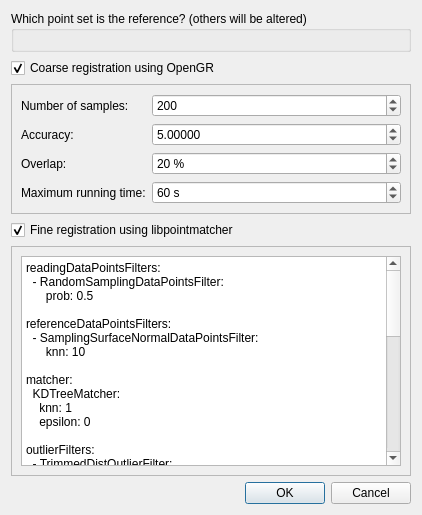
<?xml version="1.0" encoding="UTF-8"?>
<ui version="4.0">
 <class>RegisterPointSetsDialog</class>
 <widget class="QDialog" name="RegisterPointSetsDialog">
  <property name="geometry">
   <rect>
    <x>0</x>
    <y>0</y>
    <width>418</width>
    <height>515</height>
   </rect>
  </property>
  <property name="windowTitle">
   <string>Register point sets</string>
  </property>
  <layout class="QVBoxLayout" name="verticalLayout_2">
   <item>
    <widget class="QGroupBox" name="groupBox">
     <property name="title">
      <string>Which point set is the reference? (others will be altered)</string>
     </property>
     <layout class="QVBoxLayout" name="verticalLayout">
      <item>
       <layout class="QFormLayout" name="pointSets"/>
      </item>
     </layout>
    </widget>
   </item>
   <item>
    <widget class="QCheckBox" name="coarseRegistration">
     <property name="text">
      <string>Coarse registration using OpenGR</string>
     </property>
     <property name="checked">
      <bool>true</bool>
     </property>
    </widget>
   </item>
   <item>
    <widget class="QFrame" name="opengr_frame">
     <property name="frameShape">
      <enum>QFrame::StyledPanel</enum>
     </property>
     <property name="frameShadow">
      <enum>QFrame::Raised</enum>
     </property>
     <layout class="QHBoxLayout" name="horizontalLayout">
      <item>
       <layout class="QFormLayout" name="formLayout">
        <item row="0" column="0">
         <widget class="QLabel" name="numberOfSamplesLabel">
          <property name="text">
           <string>Number of samples:</string>
          </property>
         </widget>
        </item>
        <item row="0" column="1">
         <widget class="QSpinBox" name="numberOfSamplesSpinBox">
          <property name="minimum">
           <number>3</number>
          </property>
          <property name="maximum">
           <number>10000000</number>
          </property>
          <property name="value">
           <number>200</number>
          </property>
         </widget>
        </item>
        <item row="1" column="0">
         <widget class="QLabel" name="accuracyLabel">
          <property name="text">
           <string>Accuracy:</string>
          </property>
         </widget>
        </item>
        <item row="1" column="1">
         <widget class="QDoubleSpinBox" name="accuracyDoubleSpinBox">
          <property name="decimals">
           <number>5</number>
          </property>
          <property name="minimum">
           <double>0.000010000000000</double>
          </property>
          <property name="maximum">
           <double>100000.000000000000000</double>
          </property>
          <property name="singleStep">
           <double>0.100000000000000</double>
          </property>
          <property name="value">
           <double>5.000000000000000</double>
          </property>
         </widget>
        </item>
        <item row="2" column="0">
         <widget class="QLabel" name="overlapLabel">
          <property name="text">
           <string>Overlap:</string>
          </property>
         </widget>
        </item>
        <item row="3" column="0">
         <widget class="QLabel" name="maximumRunningTimeLabel">
          <property name="text">
           <string>Maximum running time:</string>
          </property>
         </widget>
        </item>
        <item row="3" column="1">
         <widget class="QSpinBox" name="maximumRunningTimeSpinBox">
          <property name="suffix">
           <string> s</string>
          </property>
          <property name="minimum">
           <number>1</number>
          </property>
          <property name="maximum">
           <number>36000</number>
          </property>
          <property name="value">
           <number>60</number>
          </property>
         </widget>
        </item>
        <item row="2" column="1">
         <widget class="QSpinBox" name="overlapSpinBox">
          <property name="suffix">
           <string> %</string>
          </property>
          <property name="minimum">
           <number>1</number>
          </property>
          <property name="maximum">
           <number>100</number>
          </property>
          <property name="singleStep">
           <number>10</number>
          </property>
          <property name="value">
           <number>20</number>
          </property>
         </widget>
        </item>
       </layout>
      </item>
     </layout>
    </widget>
   </item>
   <item>
    <widget class="QCheckBox" name="fineRegistration">
     <property name="text">
      <string>Fine registration using libpointmatcher</string>
     </property>
     <property name="checked">
      <bool>true</bool>
     </property>
    </widget>
   </item>
   <item>
    <widget class="QScrollArea" name="pointmatcher_frame">
     <property name="sizePolicy">
      <sizepolicy hsizetype="MinimumExpanding" vsizetype="Expanding">
       <horstretch>0</horstretch>
       <verstretch>0</verstretch>
      </sizepolicy>
     </property>
     <property name="minimumSize">
      <size>
       <width>400</width>
       <height>200</height>
      </size>
     </property>
     <property name="widgetResizable">
      <bool>true</bool>
     </property>
     <widget class="QWidget" name="scrollAreaWidgetContents">
      <property name="geometry">
       <rect>
        <x>0</x>
        <y>0</y>
        <width>398</width>
        <height>198</height>
       </rect>
      </property>
      <layout class="QHBoxLayout" name="horizontalLayout_2">
       <item>
        <widget class="QTextEdit" name="config">
         <property name="html">
          <string>&lt;!DOCTYPE HTML PUBLIC &quot;-//W3C//DTD HTML 4.0//EN&quot; &quot;http://www.w3.org/TR/REC-html40/strict.dtd&quot;&gt;
&lt;html&gt;&lt;head&gt;&lt;meta name=&quot;qrichtext&quot; content=&quot;1&quot; /&gt;&lt;style type=&quot;text/css&quot;&gt;
p, li { white-space: pre-wrap; }
&lt;/style&gt;&lt;/head&gt;&lt;body style=&quot; font-family:'Noto Sans'; font-size:9pt; font-weight:400; font-style:normal;&quot;&gt;
&lt;p style=&quot; margin-top:12px; margin-bottom:0px; margin-left:0px; margin-right:0px; -qt-block-indent:0; text-indent:0px;&quot;&gt;&lt;span style=&quot; font-family:'Courier New,courier';&quot;&gt;readingDataPointsFilters:&lt;/span&gt;&lt;/p&gt;
&lt;p style=&quot; margin-top:0px; margin-bottom:0px; margin-left:0px; margin-right:0px; -qt-block-indent:0; text-indent:0px;&quot;&gt;&lt;span style=&quot; font-family:'Courier New,courier';&quot;&gt;  - RandomSamplingDataPointsFilter:&lt;/span&gt;&lt;/p&gt;
&lt;p style=&quot; margin-top:0px; margin-bottom:0px; margin-left:0px; margin-right:0px; -qt-block-indent:0; text-indent:0px;&quot;&gt;&lt;span style=&quot; font-family:'Courier New,courier';&quot;&gt;      prob: 0.5&lt;/span&gt;&lt;/p&gt;
&lt;p style=&quot;-qt-paragraph-type:empty; margin-top:0px; margin-bottom:0px; margin-left:0px; margin-right:0px; -qt-block-indent:0; text-indent:0px; font-family:'Courier New,courier';&quot;&gt;&lt;br /&gt;&lt;/p&gt;
&lt;p style=&quot; margin-top:0px; margin-bottom:0px; margin-left:0px; margin-right:0px; -qt-block-indent:0; text-indent:0px;&quot;&gt;&lt;span style=&quot; font-family:'Courier New,courier';&quot;&gt;referenceDataPointsFilters:&lt;/span&gt;&lt;/p&gt;
&lt;p style=&quot; margin-top:0px; margin-bottom:0px; margin-left:0px; margin-right:0px; -qt-block-indent:0; text-indent:0px;&quot;&gt;&lt;span style=&quot; font-family:'Courier New,courier';&quot;&gt;  - SamplingSurfaceNormalDataPointsFilter:&lt;/span&gt;&lt;/p&gt;
&lt;p style=&quot; margin-top:0px; margin-bottom:0px; margin-left:0px; margin-right:0px; -qt-block-indent:0; text-indent:0px;&quot;&gt;&lt;span style=&quot; font-family:'Courier New,courier';&quot;&gt;      knn: 10&lt;/span&gt;&lt;/p&gt;
&lt;p style=&quot;-qt-paragraph-type:empty; margin-top:0px; margin-bottom:0px; margin-left:0px; margin-right:0px; -qt-block-indent:0; text-indent:0px; font-family:'Courier New,courier';&quot;&gt;&lt;br /&gt;&lt;/p&gt;
&lt;p style=&quot; margin-top:0px; margin-bottom:0px; margin-left:0px; margin-right:0px; -qt-block-indent:0; text-indent:0px;&quot;&gt;&lt;span style=&quot; font-family:'Courier New,courier';&quot;&gt;matcher:&lt;/span&gt;&lt;/p&gt;
&lt;p style=&quot; margin-top:0px; margin-bottom:0px; margin-left:0px; margin-right:0px; -qt-block-indent:0; text-indent:0px;&quot;&gt;&lt;span style=&quot; font-family:'Courier New,courier';&quot;&gt;  KDTreeMatcher:&lt;/span&gt;&lt;/p&gt;
&lt;p style=&quot; margin-top:0px; margin-bottom:0px; margin-left:0px; margin-right:0px; -qt-block-indent:0; text-indent:0px;&quot;&gt;&lt;span style=&quot; font-family:'Courier New,courier';&quot;&gt;    knn: 1&lt;/span&gt;&lt;/p&gt;
&lt;p style=&quot; margin-top:0px; margin-bottom:0px; margin-left:0px; margin-right:0px; -qt-block-indent:0; text-indent:0px;&quot;&gt;&lt;span style=&quot; font-family:'Courier New,courier';&quot;&gt;    epsilon: 0 &lt;/span&gt;&lt;/p&gt;
&lt;p style=&quot;-qt-paragraph-type:empty; margin-top:0px; margin-bottom:0px; margin-left:0px; margin-right:0px; -qt-block-indent:0; text-indent:0px; font-family:'Courier New,courier';&quot;&gt;&lt;br /&gt;&lt;/p&gt;
&lt;p style=&quot; margin-top:0px; margin-bottom:0px; margin-left:0px; margin-right:0px; -qt-block-indent:0; text-indent:0px;&quot;&gt;&lt;span style=&quot; font-family:'Courier New,courier';&quot;&gt;outlierFilters:&lt;/span&gt;&lt;/p&gt;
&lt;p style=&quot; margin-top:0px; margin-bottom:0px; margin-left:0px; margin-right:0px; -qt-block-indent:0; text-indent:0px;&quot;&gt;&lt;span style=&quot; font-family:'Courier New,courier';&quot;&gt;  - TrimmedDistOutlierFilter:&lt;/span&gt;&lt;/p&gt;
&lt;p style=&quot; margin-top:0px; margin-bottom:0px; margin-left:0px; margin-right:0px; -qt-block-indent:0; text-indent:0px;&quot;&gt;&lt;span style=&quot; font-family:'Courier New,courier';&quot;&gt;      ratio: 0.75&lt;/span&gt;&lt;/p&gt;
&lt;p style=&quot;-qt-paragraph-type:empty; margin-top:0px; margin-bottom:0px; margin-left:0px; margin-right:0px; -qt-block-indent:0; text-indent:0px; font-family:'Courier New,courier';&quot;&gt;&lt;br /&gt;&lt;/p&gt;
&lt;p style=&quot; margin-top:0px; margin-bottom:0px; margin-left:0px; margin-right:0px; -qt-block-indent:0; text-indent:0px;&quot;&gt;&lt;span style=&quot; font-family:'Courier New,courier';&quot;&gt;errorMinimizer:&lt;/span&gt;&lt;/p&gt;
&lt;p style=&quot; margin-top:0px; margin-bottom:0px; margin-left:0px; margin-right:0px; -qt-block-indent:0; text-indent:0px;&quot;&gt;&lt;span style=&quot; font-family:'Courier New,courier';&quot;&gt;  PointToPlaneErrorMinimizer&lt;/span&gt;&lt;/p&gt;
&lt;p style=&quot;-qt-paragraph-type:empty; margin-top:0px; margin-bottom:0px; margin-left:0px; margin-right:0px; -qt-block-indent:0; text-indent:0px; font-family:'Courier New,courier';&quot;&gt;&lt;br /&gt;&lt;/p&gt;
&lt;p style=&quot; margin-top:0px; margin-bottom:0px; margin-left:0px; margin-right:0px; -qt-block-indent:0; text-indent:0px;&quot;&gt;&lt;span style=&quot; font-family:'Courier New,courier';&quot;&gt;transformationCheckers:&lt;/span&gt;&lt;/p&gt;
&lt;p style=&quot; margin-top:0px; margin-bottom:0px; margin-left:0px; margin-right:0px; -qt-block-indent:0; text-indent:0px;&quot;&gt;&lt;span style=&quot; font-family:'Courier New,courier';&quot;&gt;  - CounterTransformationChecker:&lt;/span&gt;&lt;/p&gt;
&lt;p style=&quot; margin-top:0px; margin-bottom:0px; margin-left:0px; margin-right:0px; -qt-block-indent:0; text-indent:0px;&quot;&gt;&lt;span style=&quot; font-family:'Courier New,courier';&quot;&gt;      maxIterationCount: 40&lt;/span&gt;&lt;/p&gt;
&lt;p style=&quot; margin-top:0px; margin-bottom:0px; margin-left:0px; margin-right:0px; -qt-block-indent:0; text-indent:0px;&quot;&gt;&lt;span style=&quot; font-family:'Courier New,courier';&quot;&gt;  - DifferentialTransformationChecker:&lt;/span&gt;&lt;/p&gt;
&lt;p style=&quot; margin-top:0px; margin-bottom:0px; margin-left:0px; margin-right:0px; -qt-block-indent:0; text-indent:0px;&quot;&gt;&lt;span style=&quot; font-family:'Courier New,courier';&quot;&gt;      minDiffRotErr: 0.001&lt;/span&gt;&lt;/p&gt;
&lt;p style=&quot; margin-top:0px; margin-bottom:0px; margin-left:0px; margin-right:0px; -qt-block-indent:0; text-indent:0px;&quot;&gt;&lt;span style=&quot; font-family:'Courier New,courier';&quot;&gt;      minDiffTransErr: 0.01&lt;/span&gt;&lt;/p&gt;
&lt;p style=&quot; margin-top:0px; margin-bottom:0px; margin-left:0px; margin-right:0px; -qt-block-indent:0; text-indent:0px;&quot;&gt;&lt;span style=&quot; font-family:'Courier New,courier';&quot;&gt;      smoothLength: 4   &lt;/span&gt;&lt;/p&gt;
&lt;p style=&quot;-qt-paragraph-type:empty; margin-top:0px; margin-bottom:0px; margin-left:0px; margin-right:0px; -qt-block-indent:0; text-indent:0px; font-family:'Courier New,courier';&quot;&gt;&lt;br /&gt;&lt;/p&gt;
&lt;p style=&quot; margin-top:0px; margin-bottom:0px; margin-left:0px; margin-right:0px; -qt-block-indent:0; text-indent:0px;&quot;&gt;&lt;span style=&quot; font-family:'Courier New,courier';&quot;&gt;inspector:&lt;/span&gt;&lt;/p&gt;
&lt;p style=&quot; margin-top:0px; margin-bottom:0px; margin-left:0px; margin-right:0px; -qt-block-indent:0; text-indent:0px;&quot;&gt;&lt;span style=&quot; font-family:'Courier New,courier';&quot;&gt; VTKFileInspector:&lt;/span&gt;&lt;/p&gt;
&lt;p style=&quot; margin-top:0px; margin-bottom:0px; margin-left:0px; margin-right:0px; -qt-block-indent:0; text-indent:0px;&quot;&gt;&lt;span style=&quot; font-family:'Courier New,courier';&quot;&gt;     baseFileName: pointmatcher-run1&lt;/span&gt;&lt;/p&gt;
&lt;p style=&quot; margin-top:0px; margin-bottom:0px; margin-left:0px; margin-right:0px; -qt-block-indent:0; text-indent:0px;&quot;&gt;&lt;span style=&quot; font-family:'Courier New,courier';&quot;&gt;     dumpPerfOnExit: 0&lt;/span&gt;&lt;/p&gt;
&lt;p style=&quot; margin-top:0px; margin-bottom:0px; margin-left:0px; margin-right:0px; -qt-block-indent:0; text-indent:0px;&quot;&gt;&lt;span style=&quot; font-family:'Courier New,courier';&quot;&gt;     dumpStats: 0&lt;/span&gt;&lt;/p&gt;
&lt;p style=&quot; margin-top:0px; margin-bottom:0px; margin-left:0px; margin-right:0px; -qt-block-indent:0; text-indent:0px;&quot;&gt;&lt;span style=&quot; font-family:'Courier New,courier';&quot;&gt;     dumpIterationInfo: 1 &lt;/span&gt;&lt;/p&gt;
&lt;p style=&quot; margin-top:0px; margin-bottom:0px; margin-left:0px; margin-right:0px; -qt-block-indent:0; text-indent:0px;&quot;&gt;&lt;span style=&quot; font-family:'Courier New,courier';&quot;&gt;     dumpDataLinks: 0 &lt;/span&gt;&lt;/p&gt;
&lt;p style=&quot; margin-top:0px; margin-bottom:0px; margin-left:0px; margin-right:0px; -qt-block-indent:0; text-indent:0px;&quot;&gt;&lt;span style=&quot; font-family:'Courier New,courier';&quot;&gt;     dumpReading: 0 &lt;/span&gt;&lt;/p&gt;
&lt;p style=&quot; margin-top:0px; margin-bottom:0px; margin-left:0px; margin-right:0px; -qt-block-indent:0; text-indent:0px;&quot;&gt;&lt;span style=&quot; font-family:'Courier New,courier';&quot;&gt;     dumpReference: 0 &lt;/span&gt;&lt;/p&gt;
&lt;p style=&quot;-qt-paragraph-type:empty; margin-top:0px; margin-bottom:0px; margin-left:0px; margin-right:0px; -qt-block-indent:0; text-indent:0px; font-family:'Courier New,courier';&quot;&gt;&lt;br /&gt;&lt;/p&gt;
&lt;p style=&quot; margin-top:0px; margin-bottom:0px; margin-left:0px; margin-right:0px; -qt-block-indent:0; text-indent:0px;&quot;&gt;&lt;span style=&quot; font-family:'Courier New,courier';&quot;&gt;logger:&lt;/span&gt;&lt;/p&gt;
&lt;p style=&quot; margin-top:0px; margin-bottom:0px; margin-left:0px; margin-right:0px; -qt-block-indent:0; text-indent:0px;&quot;&gt;&lt;span style=&quot; font-family:'Courier New,courier';&quot;&gt;  NullLogger&lt;/span&gt;&lt;/p&gt;&lt;/body&gt;&lt;/html&gt;</string>
         </property>
        </widget>
       </item>
      </layout>
     </widget>
    </widget>
   </item>
   <item>
    <widget class="QDialogButtonBox" name="buttonBox">
     <property name="orientation">
      <enum>Qt::Horizontal</enum>
     </property>
     <property name="standardButtons">
      <set>QDialogButtonBox::Cancel|QDialogButtonBox::Ok</set>
     </property>
    </widget>
   </item>
  </layout>
 </widget>
 <resources/>
 <connections>
  <connection>
   <sender>buttonBox</sender>
   <signal>accepted()</signal>
   <receiver>RegisterPointSetsDialog</receiver>
   <slot>accept()</slot>
   <hints>
    <hint type="sourcelabel">
     <x>248</x>
     <y>254</y>
    </hint>
    <hint type="destinationlabel">
     <x>157</x>
     <y>274</y>
    </hint>
   </hints>
  </connection>
  <connection>
   <sender>buttonBox</sender>
   <signal>rejected()</signal>
   <receiver>RegisterPointSetsDialog</receiver>
   <slot>reject()</slot>
   <hints>
    <hint type="sourcelabel">
     <x>316</x>
     <y>260</y>
    </hint>
    <hint type="destinationlabel">
     <x>286</x>
     <y>274</y>
    </hint>
   </hints>
  </connection>
  <connection>
   <sender>coarseRegistration</sender>
   <signal>toggled(bool)</signal>
   <receiver>opengr_frame</receiver>
   <slot>setEnabled(bool)</slot>
   <hints>
    <hint type="sourcelabel">
     <x>208</x>
     <y>63</y>
    </hint>
    <hint type="destinationlabel">
     <x>208</x>
     <y>158</y>
    </hint>
   </hints>
  </connection>
  <connection>
   <sender>fineRegistration</sender>
   <signal>toggled(bool)</signal>
   <receiver>pointmatcher_frame</receiver>
   <slot>setEnabled(bool)</slot>
   <hints>
    <hint type="sourcelabel">
     <x>208</x>
     <y>253</y>
    </hint>
    <hint type="destinationlabel">
     <x>208</x>
     <y>370</y>
    </hint>
   </hints>
  </connection>
 </connections>
</ui>
